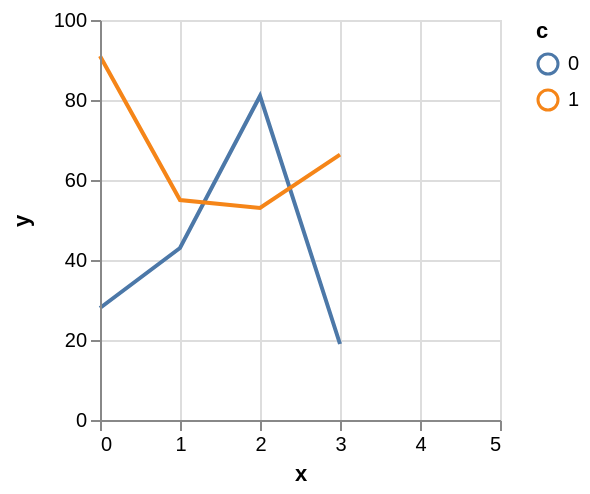

Here is the Vega-Lite specification saved for this chart:
### Vega specification from a JSON file in a GitHub repository (floating-point values rounded to 4 significant figures)
{"$schema": "https://vega.github.io/schema/vega/v3.json", "autosize": "pad", "padding": 5, "width": 200, "height": 200, "style": "cell", "data": [{"name": "source_0", "values": [{"x": 0, "y": 28, "c": 0}, {"x": 0, "y": 91, "c": 1}, {"x": 1, "y": 43, "c": 0}, {"x": 1, "y": 55, "c": 1}, {"x": 2, "y": 81, "c": 0}, {"x": 2, "y": 53, "c": 1}, {"x": 3, "y": 19, "c": 0}]}, {"name": "data_0", "source": "source_0", "transform": [{"type": "formula", "expr": "toNumber(datum[\"x\"])", "as": "x"}, {"type": "formula", "expr": "toNumber(datum[\"y\"])", "as": "y"}, {"type": "impute", "field": "y", "key": "x", "method": "value", "groupby": ["c"], "value": null}, {"type": "window", "as": ["imputed_y_value"], "ops": ["mean"], "fields": ["y"], "frame": [null, null], "ignorePeers": false, "groupby": ["c"]}, {"type": "formula", "expr": "datum.y === null ? datum.imputed_y_value : datum.y", "as": "y"}]}], "marks": [{"name": "pathgroup", "type": "group", "from": {"facet": {"name": "faceted_path_main", "data": "data_0", "groupby": ["c"]}}, "encode": {"update": {"width": {"field": {"group": "width"}}, "height": {"field": {"group": "height"}}}}, "marks": [{"name": "marks", "type": "line", "style": ["line"], "sort": {"field": "datum[\"x\"]", "order": "descending"}, "from": {"data": "faceted_path_main"}, "encode": {"update": {"stroke": {"scale": "color", "field": "c"}, "x": {"scale": "x", "field": "x"}, "y": {"scale": "y", "field": "y"}, "defined": {"signal": "datum[\"x\"] !== null && !isNaN(datum[\"x\"]) && datum[\"y\"] !== null && !isNaN(datum[\"y\"])"}}}}]}], "scales": [{"name": "x", "type": "linear", "domain": {"data": "data_0", "field": "x"}, "range": [0, {"signal": "width"}], "nice": 1, "zero": false}, {"name": "y", "type": "linear", "domain": {"data": "data_0", "field": "y"}, "range": [{"signal": "height"}, 0], "nice": true, "zero": true}, {"name": "color", "type": "ordinal", "domain": {"data": "data_0", "field": "c", "sort": true}, "range": "category"}], "axes": [{"scale": "x", "orient": "bottom", "grid": false, "title": "x", "labelFlush": true, "labelOverlap": true, "tickCount": {"signal": "ceil(width/40)"}, "zindex": 1}, {"scale": "x", "orient": "bottom", "grid": true, "tickCount": {"signal": "ceil(width/40)"}, "gridScale": "y", "domain": false, "labels": false, "maxExtent": 0, "minExtent": 0, "ticks": false, "zindex": 0}, {"scale": "y", "orient": "left", "grid": false, "title": "y", "labelOverlap": true, "tickCount": {"signal": "ceil(height/40)"}, "zindex": 1}, {"scale": "y", "orient": "left", "grid": true, "tickCount": {"signal": "ceil(height/40)"}, "gridScale": "x", "domain": false, "labels": false, "maxExtent": 0, "minExtent": 0, "ticks": false, "zindex": 0}], "legends": [{"stroke": "color", "title": "c"}], "config": {"axisY": {"minExtent": 30}}}
